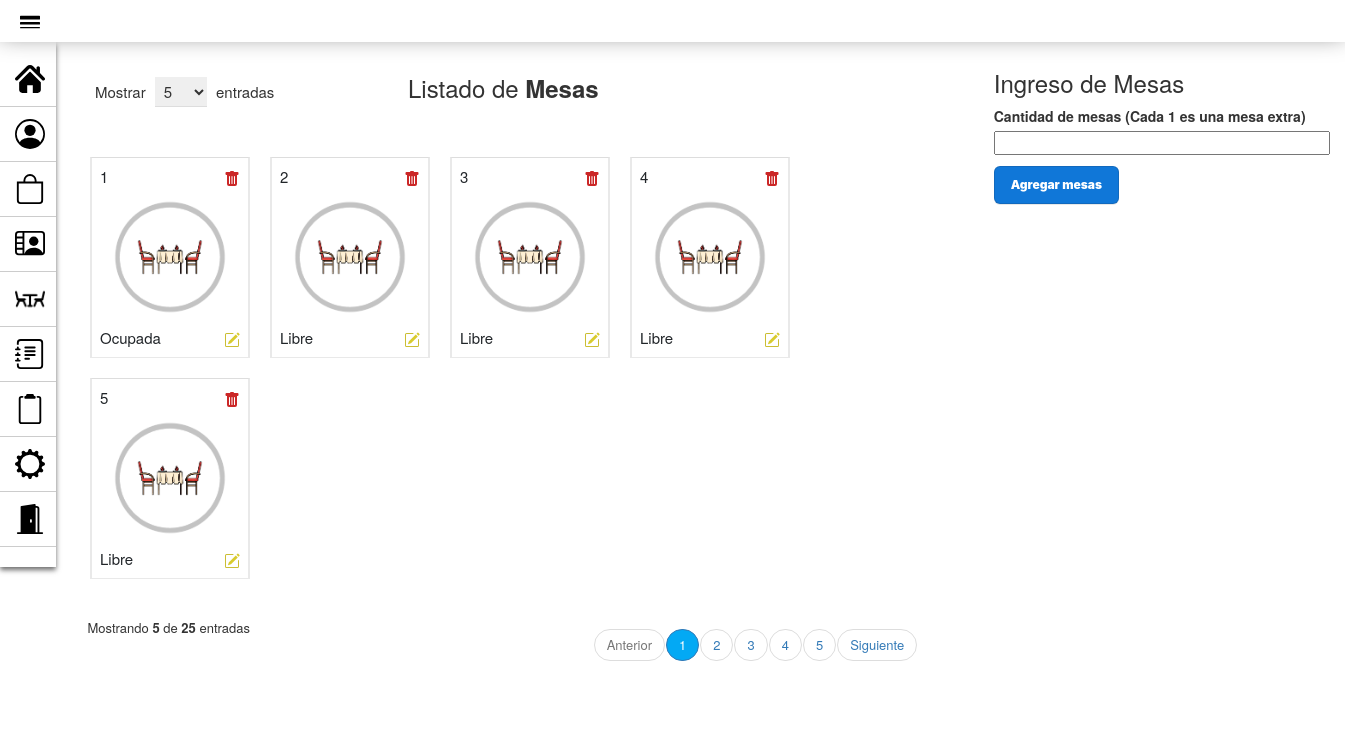
Before: /PAGINA_GestionMesas.php with the older database file.
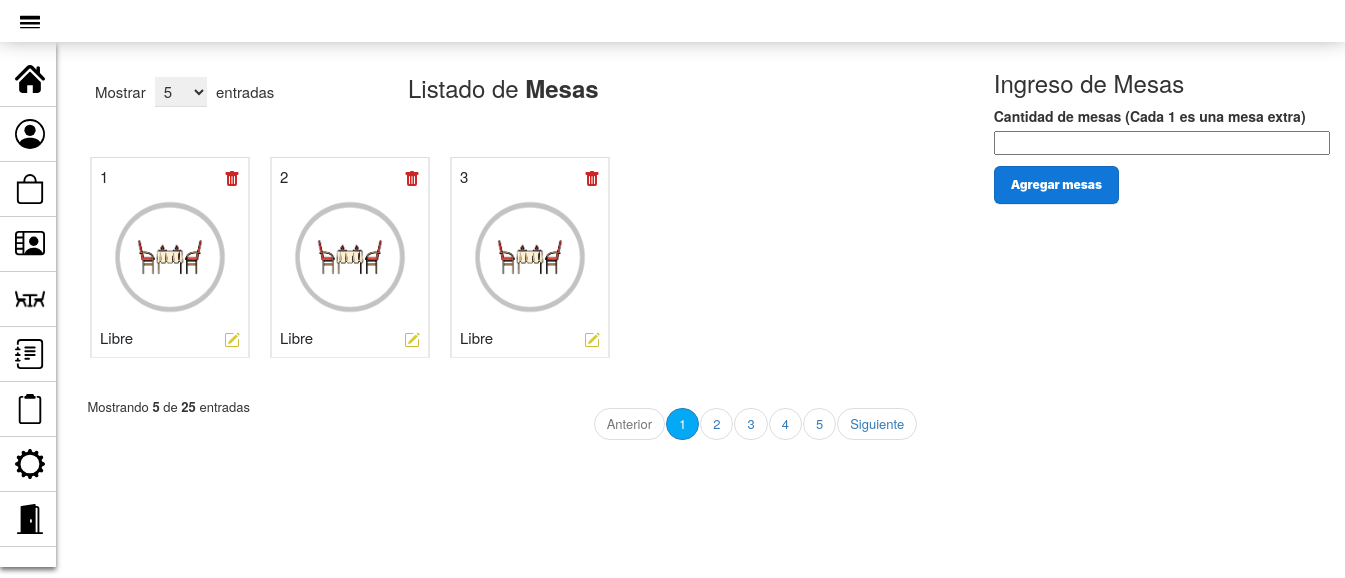
After: the same page with the newer database file.
### tables this page shows
CREATE TABLE `mesa` (
  `id_mesa` int(10) PRIMARY KEY NOT NULL AUTO_INCREMENT COMMENT 'ID de la Mesa',
  `estado` enum('Libre','Ocupada','Reservada') NOT NULL DEFAULT 'Libre' COMMENT 'Estado de la Mesa'
);

### modelo/conexion.php (called while the page is built)
<?php
class Conectar{
    public static function conexion (){
        try{
            $host ="localhost";
            $user ="root";
            $pass="";
            $bd="proyecto_grupo2";
            $con = mysqli_connect($host,$user,$pass);
            mysqli_select_db($con,$bd);
            return $con;
        }catch(Exception $e){
    die('Error'.$e->getMessage());
    echo "La linea de error " . $e->getLine();
        }
    }
    }
?>

### modelo/Mesa.php (called while the page is built, shortened)
<?php
class Mesa
{
    private $con;
    private $mesa;
    public function __construct()
    {
        require_once("conexion.php");
        $this->con = conectar::conexion();
    }
    public function listar_mesas()
    {
        $sql = "SELECT * FROM mesa ORDER BY id_mesa";
        $query = mysqli_query($this->con, $sql);
        while ($filas = mysqli_fetch_array($query)) {
            $this->mesa[] = $filas;
        }
        return $this->mesa;
    }
}

### controlador/Controlador_PerfilUsuario.php (called while the page is built, shortened)
<?php
$id_perfil = $_SESSION['id'];
?>

### vista/Mesa_view.php (the view, shortened to what this page needs)
<!DOCTYPE html>
<html lang="es">
<head>
    <link rel="stylesheet" href="assets/styles_mesas-view.css">
    <link rel="stylesheet" href="assets/styles2.css">
    <link rel="stylesheet" href="assets/styles_status.css">
    <link href="https://cdn.jsdelivr.net/npm/bootstrap@5.2.0/dist/css/bootstrap.min.css" rel="stylesheet">
    <link href="https://maxcdn.bootstrapcdn.com/bootstrap/3.3.7/css/bootstrap.min.css" rel="stylesheet">
</head>
<body>
    <div class="container-mesa">
        <div class="table-responsive">
            <div class="table-wrapper">
                <div class="table-title">
                    <div class="row">
                        <div class="col-xs-4">
                            <div class="show-entries">
                                <span>Mostrar</span>
                                <select>
                                    <option>5</option>
                                </select>
                                <span>entradas</span>
                            </div>
                        </div>
                        <div class="col-xs-4">
                            <h2 class="text-center">Listado de <b>Mesas</b></h2>
                        </div>
                        <table class="table">
                            <tbody>
                                <div class="div-mesa">
                                    <?php foreach ($matrizMesa as $mesa) : ?>
                                        <td class="td-mesa">
                                            <?php echo $mesa['id_mesa'] ?>
                                            <a href="controlador/eliminar_mesa_controlador.php?id=<?php echo $mesa['id_mesa'] ?>" class="iconos" title="Eliminar" onclick="javascript:return asegurar();"><img src="assets/iconos/icono-papelera.svg"></a>
                                            <img class="img-mesa" src="assets/iconos/icono-mesa.png">
                                            <?php echo $mesa['estado'] ?>
                                            <a href="controlador/ControladorModificarMesa.php?id=<?php echo $mesa['id_mesa'] ?>" class="iconos" title="Cambiar estado"><img src="assets/iconos/icono-editar-2.svg"></a>
                                        </td>
                                    <?php endforeach; ?>
                                </div>
                            </tbody>
                        </table>
                        <div class="clearfix">
                            <div class="hint-text">Mostrando <b>5</b> de <b>25</b> entradas</div>
                            <ul class="pagination">
                                <li class="page-item disabled"><a href="#">Anterior</a></li>
                                <li class="page-item active"><a href="#" class="page-link">1</a></li>
                                <li class="page-item"><a href="#" class="page-link">2</a></li>
                                <li class="page-item"><a href="#" class="page-link">3</a></li>
                                <li class="page-item"><a href="#" class="page-link">4</a></li>
                                <li class="page-item"><a href="#" class="page-link">5</a></li>
                                <li class="page-item"><a href="#" class="page-link">Siguiente</a></li>
                            </ul>
                        </div>
                    </div>
                </div>
            </div>
</body>
</html>

### PAGINA_GestionMesas.php (shortened to what this page needs)
<!DOCTYPE html>
<html lang="es">
<head>
        <link href="https://cdn.jsdelivr.net/npm/bootstrap@5.2.0/dist/css/bootstrap.min.css" rel="stylesheet">
        <link href="https://maxcdn.bootstrapcdn.com/bootstrap/3.3.7/css/bootstrap.min.css" rel="stylesheet">
        <link href="https://maxcdn.bootstrapcdn.com/font-awesome/4.7.0/css/font-awesome.min.css" rel="stylesheet">
</head>
<body>
        <?php require_once("vista/mensaje_gestor.php"); ?>
        <div class="container-fluid cont-pers">
                <?php require_once("vista/RegistroDeMesas.php"); ?>
                <div class="col-8 ">
                        <?php require_once("controlador/Mesa_controlador.php"); ?>
                        <?php require_once("vista/BarraNavegacion.php"); ?>
                </div>
        </div>
</body>
</html>

### vista/mensaje_gestor.php (shortened to what this page needs)
<!DOCTYPE html>
<html lang="es">
<head>
    <link rel="stylesheet" href="assets/styles_alertas.css">
</head>
<body>
</body>
</html>

### vista/RegistroDeMesas.php (shortened to what this page needs)
<!DOCTYPE html>
<html lang="es">
<head>
        <link rel="stylesheet" href="assets/styles2.css">
        <link href="https://cdn.jsdelivr.net/npm/bootstrap@5.2.0/dist/css/bootstrap.min.css" rel="stylesheet">
        <link href="https://maxcdn.bootstrapcdn.com/bootstrap/3.3.7/css/bootstrap.min.css" rel="stylesheet">
</head>
<body>
        <?php require_once("vista/mensaje_gestor.php"); ?>
        <form class="form-flex" method="POST">
                <h3 class="text-center2">Ingreso de Mesas</h3>
                <div class="mb-3">
                        <label class="form-label">Cantidad de mesas (Cada 1 es una mesa extra)</label>
                        <p><input type="number" class="tablas-input" name="numero"></p>
                </div>
                <button type="submit" class="button-2" name="boton_registro" value="enviar">Agregar mesas</button>
        </form>
</body>
</html>

### controlador/Mesa_controlador.php (shortened to what this page needs)
<?php
require_once("modelo/Mesa.php");
$mesas = new Mesa();
$matrizMesa = $mesas->listar_mesas();
if ($matrizMesa) {
    require_once("vista/Mesa_view.php");
}
?>

### vista/BarraNavegacion.php (shortened to what this page needs)
<!DOCTYPE html>
<html lang="es">
<head>
    <link rel="stylesheet" href="assets/styles_navbar.css">
</head>
<body>
    <?php require_once("controlador/Controlador_PerfilUsuario.php"); ?>
    <header>
        <span class="menu"><img src="assets/iconos/icono-desplegable.svg" alt="Inicio" width="20" height="20"></span>
    </header>
    <aside class="keep">
        <ul>
            <li>
                <a class="message" href="index.php" style="text-decoration:none">
                    <span><img src="assets/iconos/icono-inicio.svg" alt="Inicio" width="30" height="30"></span>
                </a>
            </li>
            <li>
                <a class="message" href="PAGINA_GestionUsuarios.php" style="text-decoration:none">
                    <span><img src="assets/iconos/icono-usuario2.svg" alt="Usuarios" width="30" height="30"></span>
                </a>
            </li>
            <li>
                <a class="message" href="PAGINA_GestionProductos.php" style="text-decoration:none">
                    <span><img src="assets/iconos/icono-producto.svg" alt="Productos" width="30" height="30"></span>
                </a>
            </li>
            <li>
                <a class="message" href="PAGINA_GestionProveedores.php" style="text-decoration:none">
                    <span><img src="assets/iconos/icono-proveedor.svg" alt="Proveedores" width="30" height="30"></span>
                </a>
            </li>
            <li>
                <a class="message" href="PAGINA_GestionMesas.php" style="text-decoration:none">
                    <span><img src="assets/iconos/icono-mesa2.png" alt="Mesas" width="30" height="30"></span>
                </a>
            </li>
            <li>
                <a class="message" href="PAGINA_GestionReservas.php" style="text-decoration:none">
                    <span><img src="assets/iconos/icono-reserva.svg" alt="Reservas" width="30" height="30"></span>
                </a>
            </li>
            <li>
                <a class="message" href="PAGINA_GestionOrdenes.php" style="text-decoration:none">
                    <span><img src="assets/iconos/icono-comanda.svg" alt="Ordenes" width="30" height="30"></span>
                </a>
            </li>
            <li>
                <a class="message" href="ModificarPerfil_pagina.php?id=<?php echo $id_perfil ?>" style="text-decoration:none">
                    <span><img src="assets/iconos/icono-ajuste.svg" alt="Configuración" width="30" height="30"></span>
                </a>
            </li>
            <li>
                <a class="message" href="controlador/Logout.php" style="text-decoration:none">
                    <span><img src="assets/iconos/icono-salir.svg" alt="Logout" width="30" height="30"></span>
                </a>
            </li>
        </ul>
    </aside>
</body>
</html>

### assets/styles2.css (style rules this page uses)
body { font-family: 'Roboto', sans-serif; background-repeat: no-repeat; background-size: cover; }
.table-responsive { margin: 50px 0; margin-left: 20px; }
.table-wrapper { min-width: 35em; background: #fff; padding: 20px; box-shadow: 0 1px 1px rgba(0, 0, 0, .05); }
.table-title { font-size: 15px; padding-bottom: 10px; margin: 0 0 10px; min-height: 45px; }
.table-title h2 { margin: 5px 0 0; font-size: 24px; }
.table-title select { border-color: #ddd; border-width: 0 0 1px 0; padding: 3px 10px 3px 5px; margin: 0 5px; }
.table-title .show-entries { margin-top: 7px; }
table.table tr th, table.table tr td { border-color: #e9e9e9; }
table.table td:last-child { width: fit-content; }
table.table td a { color: #a0a5b1; }
.pagination { float: right; margin: 0 0 5px; }
.pagination li a { border: none; font-size: 13px; min-width: 30px; min-height: 30px; padding: 0 10px; color: #999; margin: 0 2px; line-height: 30px; border-radius: 30px !important; text-align: center; }
.pagination li.active a { background: #03A9F4; }
.hint-text { float: left; margin-top: 10px; font-size: 13px; }
.form-flex { float: right; margin-top: 50px; position: flex; margin-right: -150px; }
.tablas-input { width: 25vw; margin-right: 150px; }
.button-2 { appearance: none; background-color: #1077d8; border: 1px solid rgba(27, 31, 35, .15); border-radius: 6px; box-shadow: rgba(27, 31, 35, .1) 0 1px 0; box-sizing: border-box; color: #fff; cursor: pointer; display: inline-block; font-family: -apple-system, system-ui, "Segoe UI", Helvetica, Arial, sans-serif, "Apple Color Emoji", "Segoe UI Emoji"; font-size: 12px; font-weight: 900; line-height: 16px; padding: 10px 16px; margin-top: 1px; }

### assets/styles_mesas-view.css (style rules this page uses)
.table { width: 0px; }
.img-mesa { display: -webkit-box; position: inherit; width: 140px; height: 140px; min-width: 140px; }
html, body { height: 100%; }
body { background-color: light-grey; font-family: sans-serif; }
.container-mesa { width: 100%; height: 100%; display: flex; flex-wrap: wrap; justify-content: center; align-items: center; margin-left: 40px; }
.div-mesa { width: fit-content; display: inline-block; padding-top: 40px; }
.iconos { vertical-align: text-top; float: right; }
.td-mesa { display: inline-block; width: fit-content; margin: 10px; border-width: 2px; }

### assets/styles_status.css (style rules this page uses)
* { box-sizing: border-box; }
body { background: white; }

### assets/styles_navbar.css (style rules this page uses)
* { margin: 0px; padding: 0px; }
header { background: #fff; padding: 10px 20px; box-shadow: 0px -8px 25px #6d6d6d; position: fixed; top: 0; left: 0; width: 100%; z-index: 991; }
.menu { display: inline-block; cursor: pointer; }
aside { width: 4em; background: #fff; padding: 0px 0px 10px 0px; position: absolute; left: 0px; top: 0px; height: 100%; box-shadow: 0px 3px 5px #6d6d6d; overflow: hidden; z-index: 99; height: fit-content; margin-top: 3em; }
aside ul { list-style: none; width: 100%; margin-left: -30px; margin-top: 10px; }
aside ul li { border-bottom: 1px solid #ccc; padding: 12px 25px; position: relative; width: fit-content; }
aside ul li a { font-size: 14px; color: #4a4a4a; text-decoration: none; text-transform: uppercase; white-space: nowrap; display: inline-block; }
aside ul li a span { display: inline-block; vertical-align: middle; color: #000000; width: 38px; }
.message { font-family: 'Signika', sans-serif; font-size: 12px; }

Changed rows visible on the page:
removed mesa: id_mesa "4", estado "Libre"
removed mesa: id_mesa "5", estado "Libre"
changed mesa id 1: estado "Ocupada" → "Libre"
